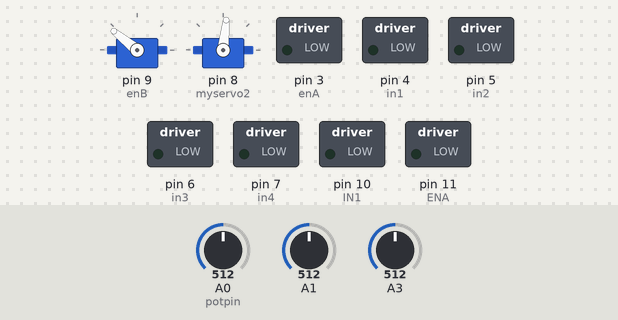
This sketch was run on a simulated Arduino Uno, built with avr-gcc and run on an emulated ATmega328P. On the bench: 2 × servo, switched loads named in the sketch (green lamp = pin HIGH). Inputs (shaded band) come from the test bench; at power-on: A0 (potpin) = 512, A1 = 512, A3 = 512. Pins used as bus, display or sensor lines are not drawn.

Above: at 1.2 s.
1.3 s: A0 (potpin) set to 560
At 1.6 s:
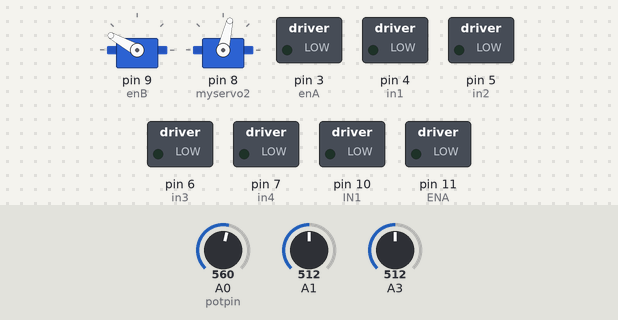
2.8 s: A1 set to 560
At 3.6 s:
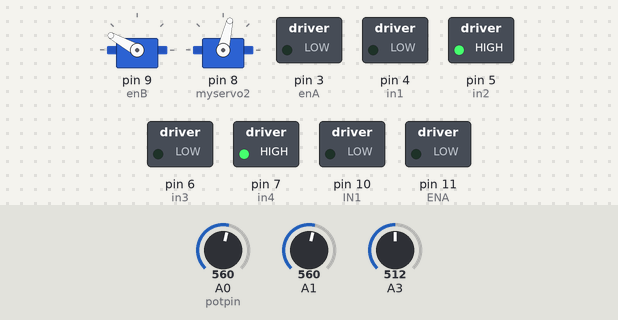
4.3 s: A3 set to 532
5.8 s: A3 set to 567
At 6.6 s:
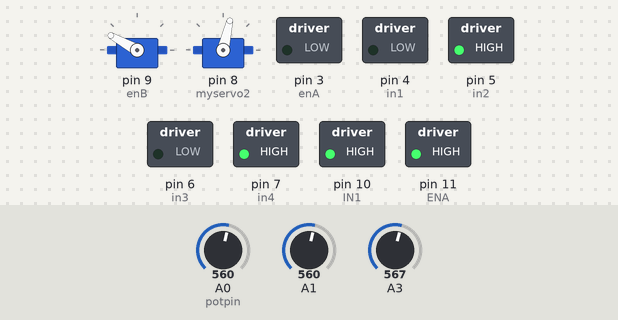
7.3 s: A0 (potpin) set to 540
At 8.5 s:
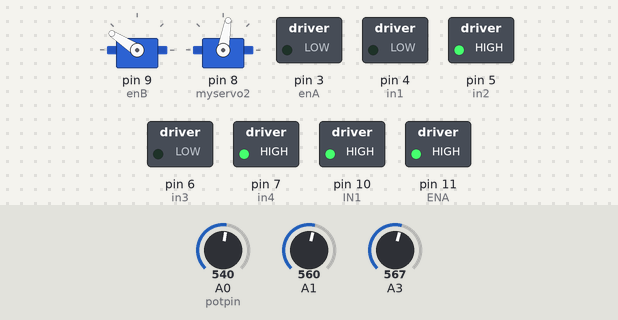
8.8 s: A1 set to 716
At 9.7 s:
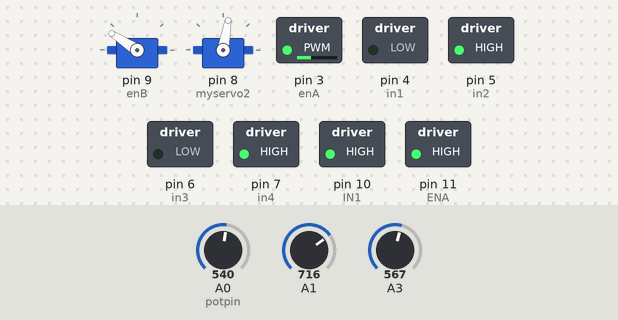
Timing chart, 0 to 11.3 s (numbered marks = the images above; inputs shaded):
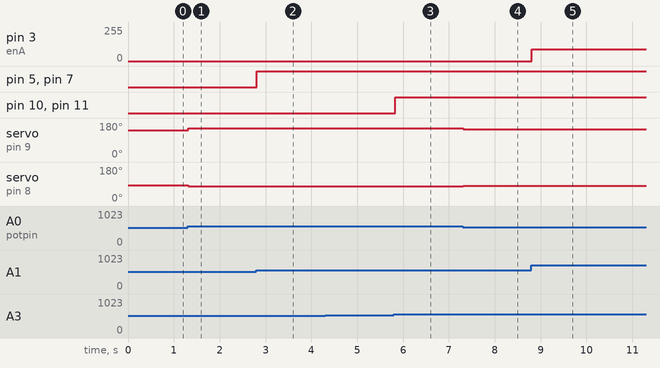

The sketch:

final_code_for_ROBOT_with_all_items_copy_20250726004458.ino
```cpp
/*------------------------------ PICK AND PLACE ROBOT MADE - BY NIKHIL DHOKE ------------------------------*/

/*-------------------------------------- HEADER FILES --------------------------------------------------*/

  #include <Servo.h>

/*--------------------------------------- PINS DEFINITION-------------------------------------------------*/

  #define enA 3   // PWM Enabled Pin
  #define in1 4
  #define in2 5
  #define enB 9   // PWM Enabled Pin
  #define in3 6
  #define in4 7
  #define ENA 11  // PWM Enabled Pin
  #define IN1 10
  #define IN2 9

/*----------------------------------- CREATING SERVO OBJECTS  ---------------------------------------------*/

   Servo myservo1;
   Servo myservo2;

/*----------------------------------------- VARIABLES -----------------------------------------------------*/

int motorSpeedA = 0;
 int motorSpeedB = 0;
 int potpin = 0;                 // analog pin used to connect the potentiometer
 int sev =analogRead(potpin);    // variable to read the sevue from the analog pin

/*----------------------------------------- SETUP PART -----------------------------------------------------*/

void setup()
{
  pinMode(enA, OUTPUT);
  pinMode(enB, OUTPUT);
  pinMode(in1, OUTPUT);
  pinMode(in2, OUTPUT);
  pinMode(in3, OUTPUT);
  pinMode(in4, OUTPUT);
  pinMode(ENA,OUTPUT);
  pinMode(IN1,OUTPUT);
  pinMode(IN2,OUTPUT);
  myservo1.attach(9);
  myservo2.attach(8);// attaches the servo on pin 9 to the servo object
}
/*----------------------------------------- LOOPING PART -----------------------------------------------------*/

void loop()
{

/*----------------------------------------- SETUP PART -----------------------------------------------------*/

  int xAxis = analogRead(A0);     // Read Joysticks X-axis
  int yAxis = analogRead(A1);     // Read Joysticks Y-axis
  int zAxis = analogRead(A3);     //Read joystick  Y axis for bot Hand ( up or down)

/*-------------------------------------------------------------------------------------------------------------------------*/

  // Y-axis used for forward and backward control
  if (yAxis < 470)
  {
    // Set Motor A backward
    digitalWrite(in1, HIGH);
    digitalWrite(in2, LOW);
    // Set Motor B backward
    digitalWrite(in3, HIGH);
    digitalWrite(in4, LOW);
    motorSpeedA = map(yAxis, 470, 0, 0, 255);
    motorSpeedB = map(yAxis, 470, 0, 0, 255);
  }
/*-------------------------------------------------------------------------------------------------------------------------*/

  else if (yAxis > 550)
  {
    // Set Motor A forward
    digitalWrite(in1, LOW);
    digitalWrite(in2, HIGH);
    // Set Motor B forward
    digitalWrite(in3, LOW);
    digitalWrite(in4, HIGH);

    motorSpeedA = map(yAxis, 550, 1023, 0, 255);
    motorSpeedB = map(yAxis, 550, 1023, 0, 255);
  }

  else
  {
    motorSpeedA = 0;
    motorSpeedB = 0;
  }
/*-------------------------------------------------------------------------------------------------------------------------*/

   if (xAxis < 470)
   {

    int xMapped = map(xAxis, 470, 0, 0, 255);

    motorSpeedA = motorSpeedA - xMapped;
    motorSpeedB = motorSpeedB + xMapped;
    if (motorSpeedA < 0)
    {
      motorSpeedA = 0;
    }
    if (motorSpeedB > 255)
    {
      motorSpeedB = 255;
    }
  }
/*-------------------------------------------------------------------------------------------------------------------------*/

  if (xAxis > 550)
  {

     int xMapped = map(xAxis, 550, 1023, 0, 255);
     motorSpeedA = motorSpeedA + xMapped;
     motorSpeedB = motorSpeedB - xMapped;

    if (motorSpeedA > 255)
    {
      motorSpeedA = 255;
    }
    if (motorSpeedB < 0)
    {
      motorSpeedB = 0;
    }
  }
/*-------------------------------------------------------------------------------------------------------------------------*/

  if (motorSpeedA < 70)
  {
    motorSpeedA = 0;
  }
  if (motorSpeedB < 70)
  {
    motorSpeedB = 0;
  }
    {
        analogWrite(enA, motorSpeedA);        // Send PWM signal to motor A
        analogWrite(enB, motorSpeedB);         // Send PWM signal to motor B

        sev = analogRead(potpin);            // reads the value of the potentiometer (value between 0 and 1023)
        sev = map(sev, 0,460, 30, 130);     // scale it to use it with the servo (value between 0 and 180)
        myservo1.write(sev);
        // sets the servo position according to the scaled value

        sev = analogRead(potpin);
        sev = map(sev,0,460,150,90);
        myservo2.write(sev);
      delay(15);                           // waits for the servo to get there
    }

if(zAxis>550)
{
// set motor upwards

digitalWrite(IN1,HIGH);
 digitalWrite(IN2,LOW);
 digitalWrite(ENA,HIGH);
}

else if(zAxis<470)
{
   digitalWrite(IN1,LOW);
     digitalWrite(IN2,HIGH);
   digitalWrite(ENA,HIGH);
}
}
```

Measured:
- the behaviour switches between 550 and 551 on A3 (found by bisection; images 2 and 3)
- after the input at 1.3 s, servo on pin 9 (enB): 141° → 151° at once; servo on pin 8 (myservo2): 84° → 77° at once
- after the input at 2.8 s, pin 5 (in2), pin 7 (in4): LOW → HIGH at once
- after the input at 4.3 s, every drawn part: stays the same
- after the input at 5.8 s, pin 10 (IN1), pin 11 (ENA): LOW → HIGH at once
- after the input at 7.3 s, servo on pin 9 (enB): 151° → 147° at once; servo on pin 8 (myservo2): 77° → 80° at once
- after the input at 8.8 s, pin 3 (enA): 0/255 → 89/255 at once
